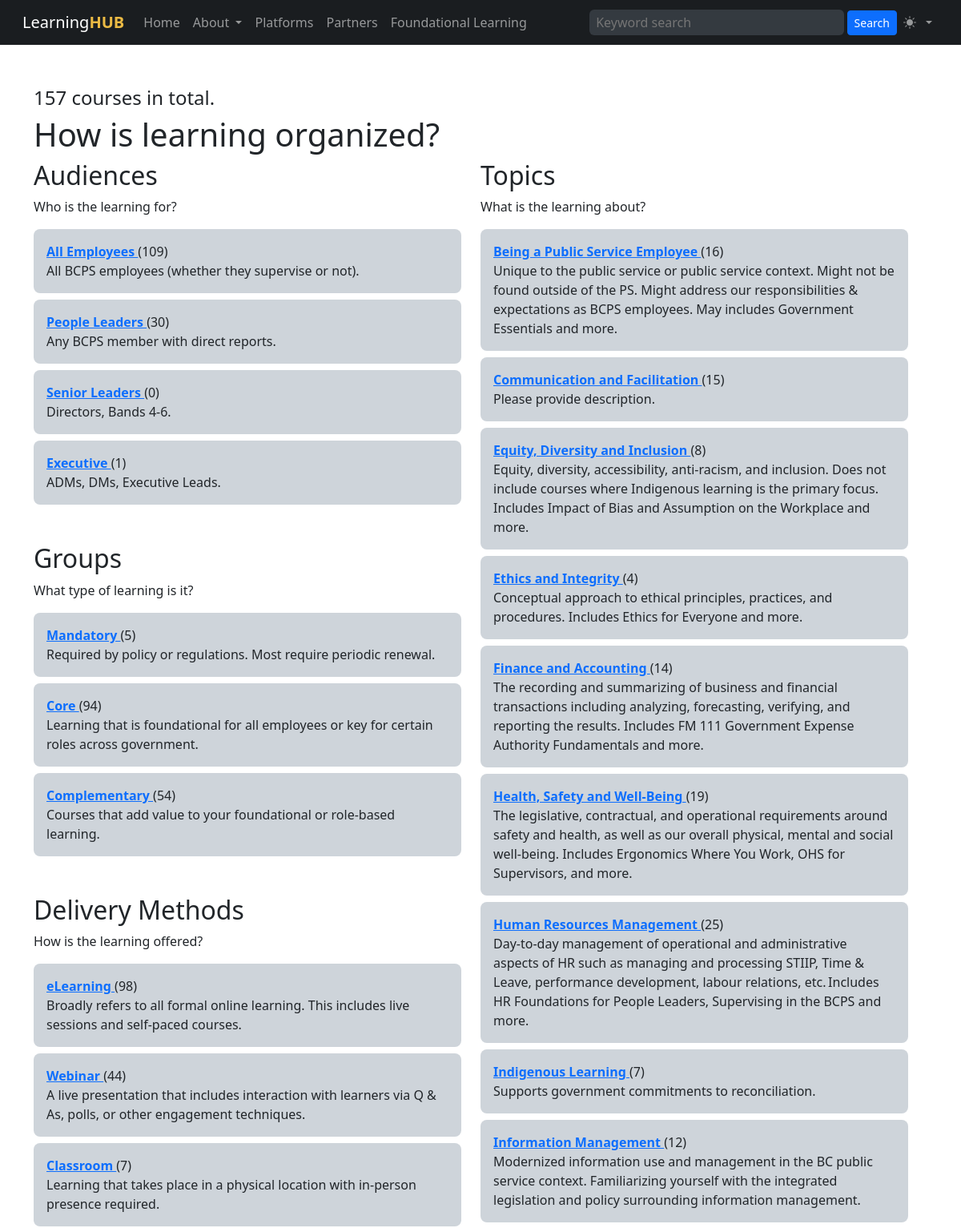
Before: / (upper part) with the older database file.
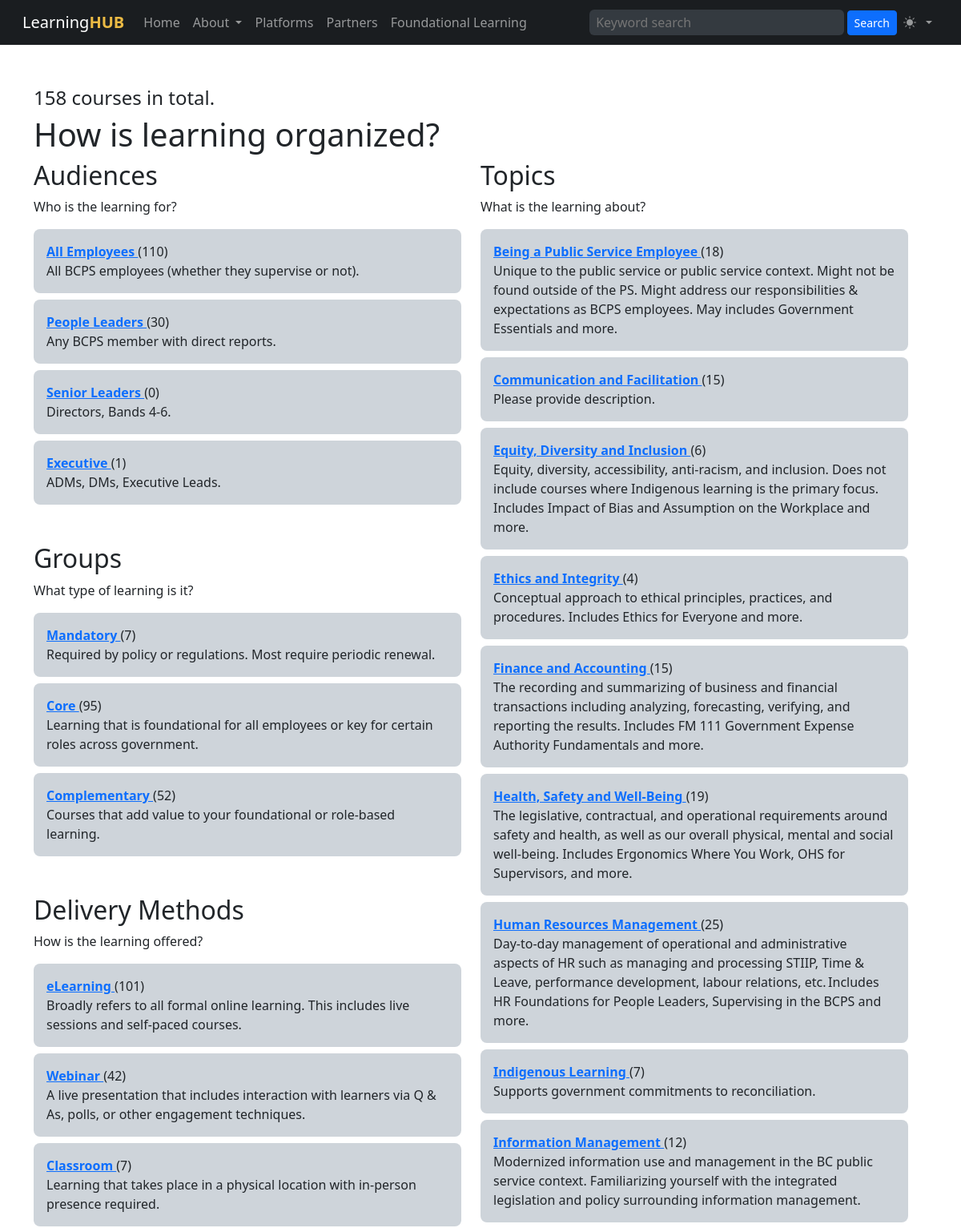
After: the same page with the newer database file.
### tables this page shows
CREATE TABLE "audiences" (
    "id" INTEGER PRIMARY KEY AUTOINCREMENT NOT NULL,
    "created" DATETIME,
    "modified" DATETIME,
    "sortorder" INTEGER,
    "name" VARCHAR,
    "slug" VARCHAR,
    "description" VARCHAR,
    "icon" VARCHAR,
    "color" VARCHAR
);

CREATE TABLE "groups" (
    "id" INTEGER PRIMARY KEY AUTOINCREMENT NOT NULL,
    "created" DATETIME,
    "modified" DATETIME,
    "sortorder" INTEGER,
    "name" VARCHAR,
    "slug" VARCHAR,
    "description" VARCHAR,
    "icon" VARCHAR,
    "color" VARCHAR
);

CREATE TABLE "delivery_methods" (
    "id" INTEGER PRIMARY KEY AUTOINCREMENT NOT NULL,
    "created" DATETIME,
    "modified" DATETIME,
    "sortorder" INTEGER,
    "name" VARCHAR,
    "slug" VARCHAR,
    "description" VARCHAR,
    "icon" VARCHAR,
    "color" VARCHAR
);

CREATE TABLE "topics" (
    "id" INTEGER PRIMARY KEY AUTOINCREMENT NOT NULL,
    "created" DATETIME,
    "modified" DATETIME,
    "sortorder" INTEGER,
    "name" VARCHAR,
    "slug" VARCHAR,
    "description" VARCHAR,
    "icon" VARCHAR,
    "color" VARCHAR
);

### index.php (the view, shortened to what this page needs)
<?php
$db = new SQLite3('courses.sqlite', SQLITE3_OPEN_CREATE | SQLITE3_OPEN_READWRITE);
$db->enableExceptions(true);
?>
<?php require('template/header.php') ?>
<div class="container">
<div class="row">
<div class="col-md-12">
    <?php
    $statement = $db->prepare('SELECT COUNT(id) FROM courses;');
    $result = $statement->execute();
    $coursecount = $result->fetchArray();
    ?>
    <div class="mb-1 fs-4"><?= $coursecount[0] ?> courses in total.</div>
    <h1>How is learning organized?</h1>
</div>
<div class="row">
<div class="col-md-6">
<h2>Audiences</h2>
<p>Who is the learning for?</p>
<?php
$statement = $db->prepare('SELECT a.id, a.slug, a.name, a.description, COUNT(c.id) as ccount FROM audiences a LEFT JOIN courses c ON c.audience_id = a.id GROUP BY a.id, a.name;');
$result = $statement->execute();
?>
<?php while ($row = $result->fetchArray()): ?>
    <?php if($row['id'] == 1) continue ?>
    <div class="p-3 mb-2 bg-dark-subtle rounded-3">
        <div>
            <a class="fw-bold" href="filter.php?audience=<?= $row['id'] ?>">
                <?= $row['name'] ?>
            </a> (<?= $row['ccount'] ?>)
        </div>
        <div><?= $row['description'] ?></div>
    </div>
<?php endwhile ?>
<h2 class="mt-5">Groups</h2>
<p>What type of learning is it?</p>
<?php
$statement = $db->prepare('SELECT g.id, g.name, g.slug, g.description, COUNT(c.id) as ccount FROM groups g LEFT JOIN courses c ON g.id = c.group_id GROUP BY g.id, g.name;');
$result = $statement->execute();
?>
<?php while ($row = $result->fetchArray()): ?>
    <?php if($row['id'] == 1) continue ?>
    <div class="p-3 mb-2 bg-dark-subtle rounded-3">
     <div>
        <a class="fw-bold" href="filter.php?group=<?= $row['id'] ?>">
            <?= $row['name'] ?>
        </a> (<?= $row['ccount'] ?>)
    </div>
    <div><?= $row['description'] ?></div>
    </div>
<?php endwhile ?>
<h2 class="mt-5">Delivery Methods</h2>
<p>How is the learning offered?</p>
<?php
$statement = $db->prepare('SELECT dm.id, dm.name, dm.slug, dm.description, COUNT(c.id) AS ccount FROM delivery_methods dm LEFT JOIN courses c ON dm.id = c.dmethod_id GROUP BY dm.id, dm.name;');
$result = $statement->execute();
?>
<?php while ($row = $result->fetchArray()): ?>
    <?php if($row['id'] == 1) continue ?>
    <div class="p-3 mb-2 bg-dark-subtle rounded-3">
        <div>
            <a class="fw-bold" href="filter.php?delivery_method=<?= $row['id'] ?>">
                <?= $row['name'] ?>
            </a> (<?= $row['ccount'] ?>)
        </div>
        <div><?= $row['description'] ?></div>
    </div>
<?php endwhile ?>
</div>
<div class="col-md-6">
<h2>Topics</h2>
<p>What is the learning about?</p>
<?php
$statement = $db->prepare('SELECT t.id, t.name, t.description, COUNT(c.id) AS ccount FROM topics t LEFT JOIN courses c ON t.id = c.topic_id GROUP BY t.id, t.name;');
$result = $statement->execute();
?>
<?php while ($row = $result->fetchArray()): ?>
    <?php if($row['id'] == 1) continue ?>
    <div class="p-3 mb-2 bg-dark-subtle rounded-3">
    <div>
        <a class="fw-bold" href="filter.php?topic[]=<?= $row['id'] ?>">
            <?= $row['name'] ?>
        </a> (<?= $row['ccount'] ?>)
    </div>
    <div><?= $row['description'] ?></div>
    </div>
<?php endwhile ?>
</div>
</div>
</div>
<?php require('template/footer.php') ?>

Changed rows visible on the page:
changed audiences "All Employees": ccount "109" → "110"
changed groups "Mandatory": ccount "5" → "7"
changed groups "Core": ccount "94" → "95"
changed groups "Complementary": ccount "54" → "52"
changed delivery_methods "eLearning": ccount "98" → "101"
changed delivery_methods "Webinar": ccount "44" → "42"
changed topics "Being a Public Service Employee": ccount "16" → "18"
changed topics "Equity, Diversity and Inclusion": ccount "8" → "6"
changed topics "Finance and Accounting": ccount "14" → "15"
Other visible differences:
$coursecount[0]: "157" → "158"
